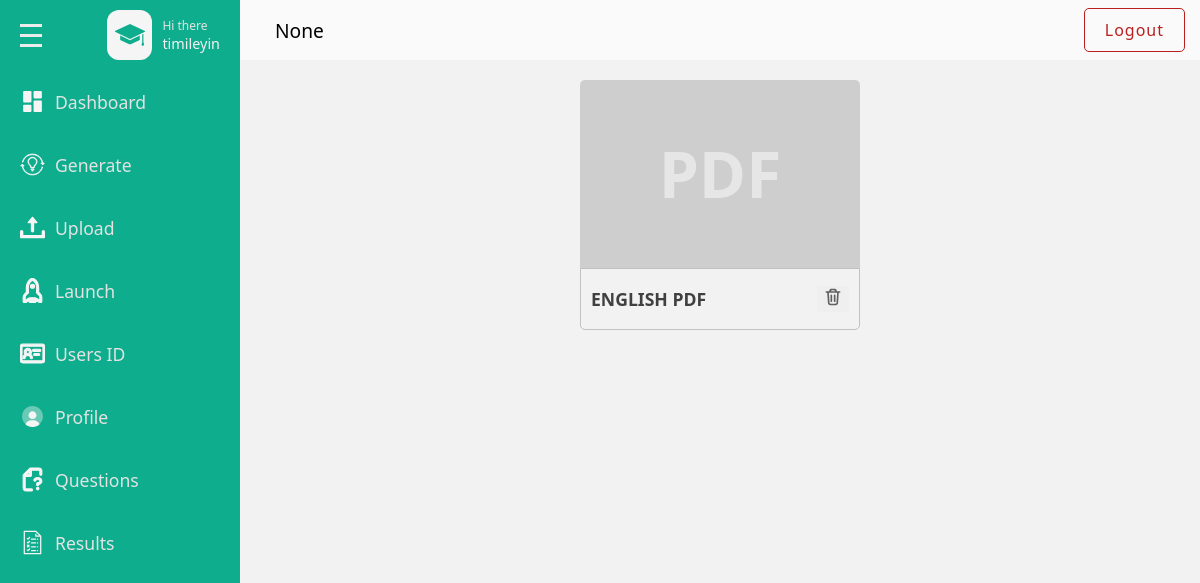
Page /admins/question (signed in) on the earlier database version.
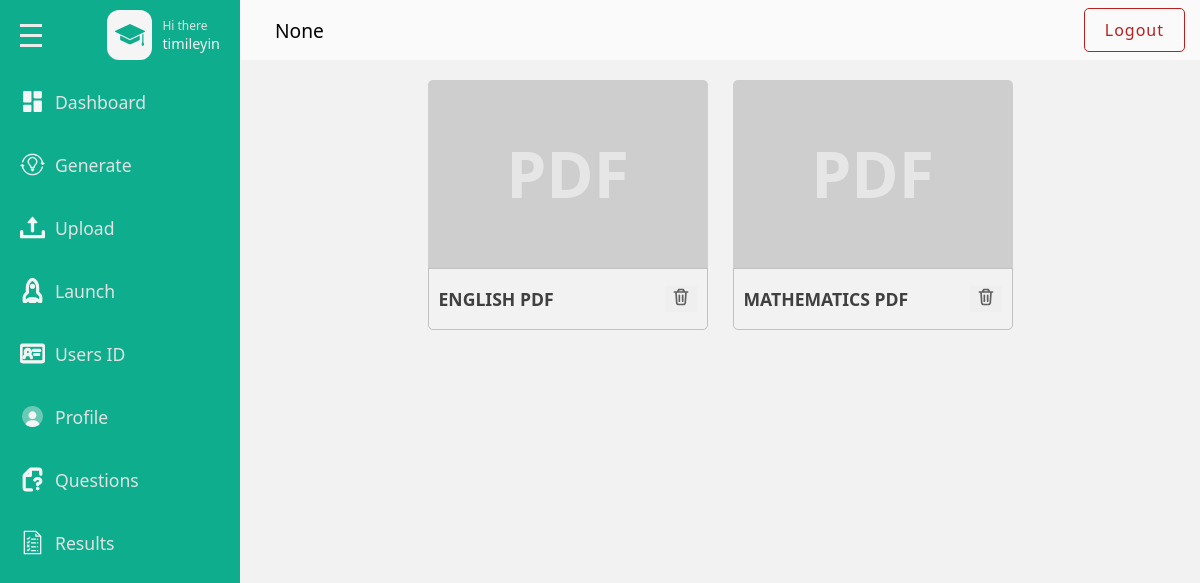
Same page on the later database version.
### base/models.py (models this page shows, shortened)
class Subject(models.Model):
    name = models.CharField(max_length=255, unique=True, null=True)

### admins/views.py (the view)
# urls.py: path('question',views.question,name='question'),
def question(request):
    userprofile = get_object_or_404(Userprofile,user=request.user)
    subject  = Subject.objects.all()[:10]
    context ={
        'subject':subject,
        'userprofile':userprofile
    }
    return render (request, 'admins/question.html',context)

### base/templates/admins/question.html (shortened to what the changed rows need)
{% load static %}
<!DOCTYPE html>
<html lang="en">
<head>
    <link rel = "stylesheet" href = "{% static 'css/style.css' %}"/>
</head>
<body>
    <div class = "page">
        <div class = "wrapper">
                                <!DOCTYPE svg PUBLIC "-//W3C//DTD SVG 1.1//EN" "http://www.w3.org/Graphics/SVG/1.1/DTD/svg11.dtd">
                                <!DOCTYPE svg PUBLIC "-//W3C//DTD SVG 1.1//EN" "http://www.w3.org/Graphics/SVG/1.1/DTD/svg11.dtd">
                                <!DOCTYPE svg PUBLIC "-//W3C//DTD SVG 1.1//EN" "http://www.w3.org/Graphics/SVG/1.1/DTD/svg11.dtd">
                                <!DOCTYPE svg PUBLIC "-//W3C//DTD SVG 1.1//EN" "http://www.w3.org/Graphics/SVG/1.1/DTD/svg11.dtd">
                                <!DOCTYPE svg PUBLIC "-//W3C//DTD SVG 1.1//EN" "http://www.w3.org/Graphics/SVG/1.1/DTD/svg11.dtd">
                                <!DOCTYPE svg PUBLIC "-//W3C//DTD SVG 1.1//EN" "http://www.w3.org/Graphics/SVG/1.1/DTD/svg11.dtd">
                                <!DOCTYPE svg PUBLIC "-//W3C//DTD SVG 1.1//EN" "http://www.w3.org/Graphics/SVG/1.1/DTD/svg11.dtd">
                                <!DOCTYPE svg PUBLIC "-//W3C//DTD SVG 1.1//EN" "http://www.w3.org/Graphics/SVG/1.1/DTD/svg11.dtd">
                                <!DOCTYPE svg PUBLIC "-//W3C//DTD SVG 1.1//EN" "http://www.w3.org/Graphics/SVG/1.1/DTD/svg11.dtd">
            <div class = "main-content">
                <div class = "question-pdf-box-wrapper flex-wrap">
                    {% if subject %}
                    {%  for subject in subject  %}
                    <div class = "question-pdf-box">
                        <div class = "pdf-graphics flex-center">
                            <span>PDF</span>
                        </div>
                                <div class="question-pdf-details flex">
                                    <h3 class ="question-pdf-name">{{subject.name|upper}} PDF</h3>
                                    <button data-link = "{% url 'admins:delete' subject.pk %}" class = "delete-btn">
                                    </button>
                                </div>
                            </div>
                        {% endfor %}
                    {%else%}
                            <h2 class ="empty-head">No Pdf Yet Please Upload</h2>
                    {% endif %}
                </div>
            </div>
        </div>
    </div>
</body>
</html>

Differences in the rows shown:
added Subject: name "MATHEMATICS"
